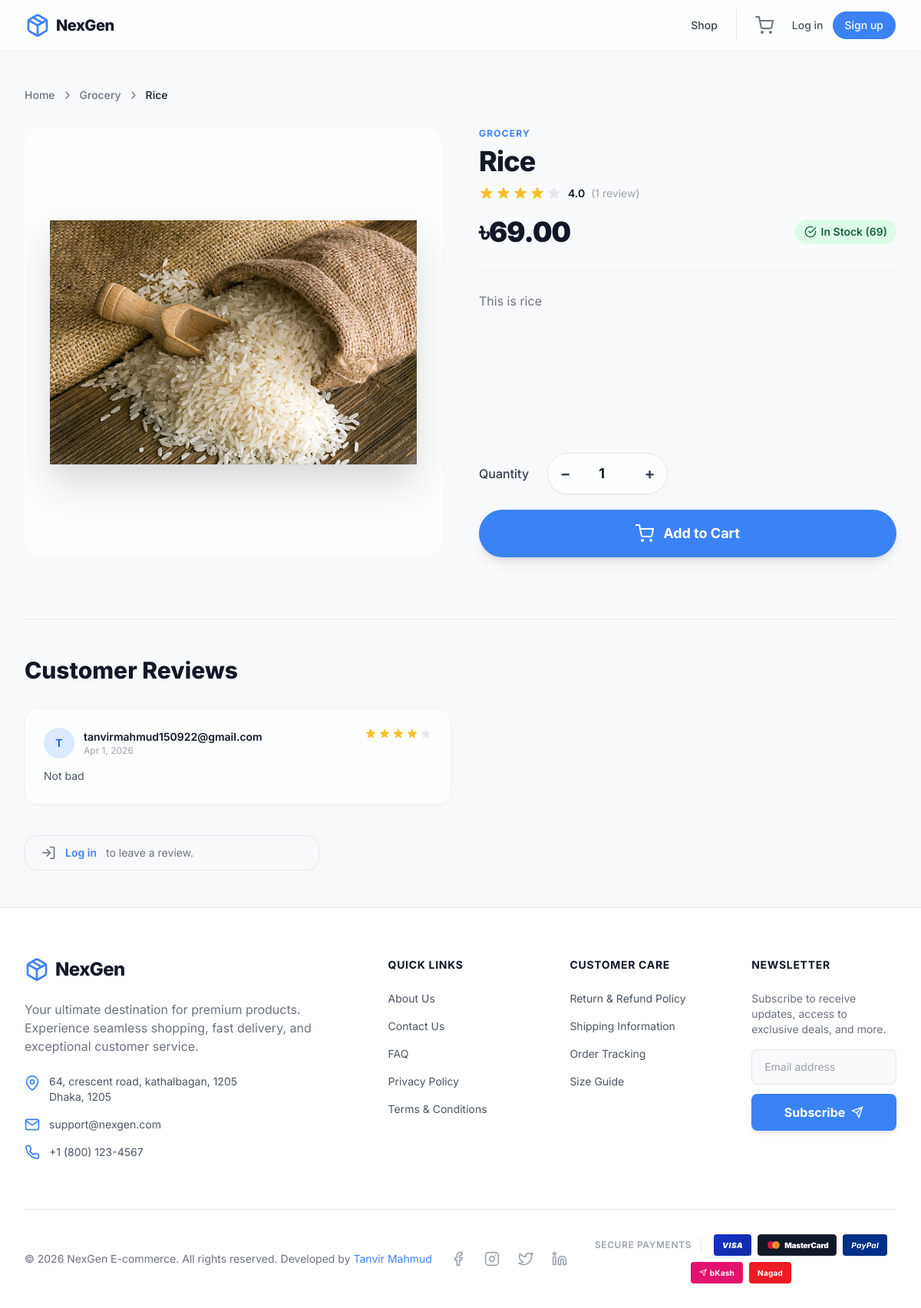
/product/1/, run on the app's committed database.
### nexgen/models.py (models this page shows, shortened)
class Product(models.Model):
    category = models.ForeignKey(Category, related_name='products', on_delete=models.CASCADE)
    title = models.CharField(max_length=255)
    slug = models.SlugField(unique=True)
    description = models.TextField(blank=True)
    price = models.DecimalField(max_digits=10, decimal_places=2)
    sale_price = models.DecimalField(max_digits=10, decimal_places=2, null=True, blank=True)
    is_on_sale = models.BooleanField(default=False)
    stock = models.IntegerField(default=0)
    low_stock_threshold = models.IntegerField(default=5)
    image = models.ImageField(upload_to='products/', blank=True, null=True)
    created_at = models.DateTimeField(auto_now_add=True)
    updated_at = models.DateTimeField(auto_now=True)
    def average_rating(self):
        reviews = self.reviews.all()
        if reviews.exists():
            return round(sum(r.rating for r in reviews) / reviews.count(), 1)
        return None
    def review_count(self):
        return self.reviews.count()

class Category(models.Model):
    name = models.CharField(max_length=200)
    slug = models.SlugField(unique=True)
    description = models.TextField(blank=True)
    image = models.ImageField(upload_to='categories/', blank=True, null=True)
    class Meta:
        verbose_name_plural = 'categories'

class Review(models.Model):
    user = models.ForeignKey(CustomUser, on_delete=models.CASCADE, related_name='reviews')
    product = models.ForeignKey(Product, on_delete=models.CASCADE, related_name='reviews')
    rating = models.PositiveSmallIntegerField(
        validators=[MinValueValidator(1), MaxValueValidator(5)]
    )
    comment = models.TextField(blank=True)
    is_approved = models.BooleanField(default=False)
    created_at = models.DateTimeField(auto_now_add=True)
    class Meta:
        unique_together = ('user', 'product')

class CustomUser(AbstractBaseUser, PermissionsMixin):
    email = models.EmailField(unique=True)
    first_name = models.CharField(max_length=30, blank=True)
    last_name = models.CharField(max_length=30, blank=True)
    phone_number = models.CharField(max_length=20, blank=True)
    profile_picture = models.ImageField(upload_to='profiles/', blank=True, null=True)
    is_active = models.BooleanField(default=True)
    is_staff = models.BooleanField(default=False)
    date_joined = models.DateTimeField(default=timezone.now)
    notify_email = models.BooleanField(default=True)
    notify_sms = models.BooleanField(default=False)
    notify_push = models.BooleanField(default=True)
    objects = CustomUserManager()
    USERNAME_FIELD = 'email'
    REQUIRED_FIELDS = []
    def get_full_name(self):
        name = f"{self.first_name} {self.last_name}".strip()
        return name if name else self.email

### nexgen/views.py (the view, shortened to what this page needs)
# urls.py: path('product/<int:pk>/', views.product_detail, name='product_detail'),
def product_detail(request, pk):
    product = get_object_or_404(Product, pk=pk)
    reviews = product.reviews.filter(is_approved=True).select_related('user').order_by('-created_at')
    already_reviewed = False
    can_review = False
    in_wishlist = product.id in get_wishlist_ids(request)
    context = {
        'product': product,
        'reviews': reviews,
        'can_review': can_review,
        'already_reviewed': already_reviewed,
        'review_form': ReviewForm() if can_review else None,
        'in_wishlist': in_wishlist,
    }
    return render(request, 'nexgen/product_detail.html', context)

### nexgen/templates/nexgen/product_detail.html (shortened to what this page needs)
{% extends 'base.html' %}
{% block content %}
<div class="max-w-7xl mx-auto px-4 sm:px-6 lg:px-8 py-12">
    <nav class="flex mb-8 items-center text-sm font-medium text-gray-500">
        <a href="{% url 'home' %}" class="hover:text-primary-500 transition-colors">Home</a>
        <i data-feather="chevron-right" class="w-4 h-4 mx-2"></i>
        <a href="{% url 'home' %}?category={{ product.category.slug }}" class="hover:text-primary-500 transition-colors">{{ product.category.name }}</a>
        <i data-feather="chevron-right" class="w-4 h-4 mx-2"></i>
        <span class="text-gray-900">{{ product.title }}</span>
    </nav>
    <div class="lg:grid lg:grid-cols-2 lg:gap-x-12 xl:gap-x-16">
        <div class="glass rounded-3xl overflow-hidden flex items-center justify-center p-8 lg:h-[560px] relative">
            {% if product.image %}
                <img src="{{ product.image.url }}" alt="{{ product.title }}" class="w-full h-full object-contain filter drop-shadow-2xl hover:scale-105 transition-transform duration-700">
            {% else %}
                <i data-feather="package" class="w-48 h-48 text-gray-200"></i>
            {% endif %}
        </div>
        <div class="mt-10 px-4 sm:px-0 lg:mt-0 flex flex-col justify-center">
            <h2 class="text-xs font-bold tracking-widest text-primary-500 uppercase mb-2">{{ product.category.name }}</h2>
            <h1 class="text-4xl font-extrabold tracking-tight text-gray-900 mb-3">{{ product.title }}</h1>
            {% with avg=product.average_rating count=product.review_count %}
            <div class="flex items-center gap-2 mb-5">
                {% if avg %}
                <div class="flex items-center gap-0.5">
                    {% for i in "12345" %}
                    <svg class="w-5 h-5 {% if forloop.counter <= avg %}text-amber-400 fill-amber-400{% else %}text-gray-200 fill-gray-200{% endif %}" viewBox="0 0 20 20">
                        <path d="M9.049 2.927c.3-.921 1.603-.921 1.902 0l1.07 3.292a1 1 0 00.95.69h3.462c.969 0 1.371 1.24.588 1.81l-2.8 2.034a1 1 0 00-.364 1.118l1.07 3.292c.3.921-.755 1.688-1.54 1.118l-2.8-2.034a1 1 0 00-1.175 0l-2.8 2.034c-.784.57-1.838-.197-1.539-1.118l1.07-3.292a1 1 0 00-.364-1.118L2.98 8.72c-.783-.57-.38-1.81.588-1.81h3.461a1 1 0 00.951-.69l1.07-3.292z"/>
                    </svg>
                    {% endfor %}
                </div>
                <span class="text-sm font-semibold text-gray-900">{{ avg }}</span>
                <span class="text-sm text-gray-400">({{ count }} review{{ count|pluralize }})</span>
                {% else %}
                <span class="text-sm text-gray-400">No reviews yet</span>
                {% endif %}
            </div>
            {% endwith %}
            <div class="flex items-center justify-between mb-8">
                <div>
                    {% if product.is_on_sale and product.sale_price %}
                        <p class="text-xl text-gray-400 font-bold line-through mb-1">{{ STORE_CURRENCY|default:'$' }}{{ product.price }}</p>
                        <p class="text-4xl tracking-tight text-red-600 font-black">{{ STORE_CURRENCY|default:'$' }}{{ product.sale_price }}</p>
                    {% else %}
                        <p class="text-4xl tracking-tight text-gray-900 font-black">{{ STORE_CURRENCY|default:'$' }}{{ product.price }}</p>
                    {% endif %}
                </div>
                <div class="flex items-center gap-3">
                    <span class="inline-flex items-center gap-1.5 px-3 py-1.5 rounded-full text-sm font-semibold {% if product.stock > 0 %}bg-green-100 text-green-800{% else %}bg-red-100 text-red-800{% endif %}">
                        {% if product.stock > 0 %}
                            <i data-feather="check-circle" class="w-4 h-4"></i> In Stock ({{ product.stock }})
                        {% else %}
                            Out of Stock
                        {% endif %}
                    </span>
                </div>
            </div>
            <div class="prose prose-sm text-gray-500 mb-8 text-base leading-relaxed border-t border-gray-100 pt-6">
                <p>{{ product.description|linebreaksbr }}</p>
            </div>
            {% if product.stock > 0 %}
            <form method="post" action="{% url 'add_to_cart' product.id %}" class="mt-auto">
                <div class="flex items-center gap-6 mb-5">
                    <span class="text-gray-700 font-medium">Quantity</span>
                    <div class="flex items-center glass rounded-full overflow-hidden shadow-sm border border-gray-200">
                        <button type="button" onclick="adjustQty(-1)" class="px-4 py-3 text-xl font-bold text-gray-700 hover:bg-gray-100 transition-colors">−</button>
                        <input type="number" id="qty-input" name="quantity" value="1" min="1" max="{{ product.stock }}" class="w-16 text-center text-lg font-bold bg-transparent border-none focus:ring-0 focus:outline-none">
                        <button type="button" onclick="adjustQty(1)" class="px-4 py-3 text-xl font-bold text-gray-700 hover:bg-gray-100 transition-colors">+</button>
                    </div>
                </div>
                <button type="submit" class="w-full flex items-center justify-center gap-3 rounded-full border border-transparent px-8 py-4 text-lg font-bold text-white shadow-lg bg-primary-500 hover:bg-primary-600 focus:outline-none focus:ring-2 focus:ring-offset-2 focus:ring-primary-500 hover:-translate-y-1 transition-all duration-300">
                    <i data-feather="shopping-cart" class="w-6 h-6"></i> Add to Cart
                </button>
            </form>
            {% else %}
            <button disabled class="w-full flex items-center justify-center gap-3 rounded-full border border-transparent px-8 py-4 text-lg font-bold text-gray-400 bg-gray-200 cursor-not-allowed">
                Out of Stock
            </button>
            {% endif %}
        </div>
    </div>
    <div class="mt-20 border-t border-gray-200 pt-12">
        <h2 class="text-3xl font-extrabold text-gray-900 mb-8">Customer Reviews</h2>
        {% if reviews %}
        <div class="grid gap-6 md:grid-cols-2 mb-10">
            {% for review in reviews %}
            <div class="glass rounded-2xl p-6 shadow-sm border border-gray-100">
                <div class="flex items-start justify-between mb-3">
                    <div class="flex items-center gap-3">
                        <div class="w-10 h-10 rounded-full bg-primary-100 flex items-center justify-center font-bold text-primary-600 text-sm">
                            {{ review.user.first_name|first|default:review.user.email|first|upper }}
                        </div>
                        <div>
                            <p class="font-semibold text-gray-900 text-sm">{{ review.user.get_full_name|default:review.user.email }}</p>
                            <p class="text-xs text-gray-400">{{ review.created_at|date:"M j, Y" }}</p>
                        </div>
                    </div>
                    <div class="flex items-center gap-0.5">
                        {% for i in "12345" %}
                        <svg class="w-4 h-4 {% if forloop.counter <= review.rating %}text-amber-400 fill-amber-400{% else %}text-gray-200 fill-gray-200{% endif %}" viewBox="0 0 20 20">
                            <path d="M9.049 2.927c.3-.921 1.603-.921 1.902 0l1.07 3.292a1 1 0 00.95.69h3.462c.969 0 1.371 1.24.588 1.81l-2.8 2.034a1 1 0 00-.364 1.118l1.07 3.292c.3.921-.755 1.688-1.54 1.118l-2.8-2.034a1 1 0 00-1.175 0l-2.8 2.034c-.784.57-1.838-.197-1.539-1.118l1.07-3.292a1 1 0 00-.364-1.118L2.98 8.72c-.783-.57-.38-1.81.588-1.81h3.461a1 1 0 00.951-.69l1.07-3.292z"/>
                        </svg>
                        {% endfor %}
                    </div>
                </div>
                {% if review.comment %}
                <p class="text-gray-600 text-sm leading-relaxed">{{ review.comment }}</p>
                {% endif %}
            </div>
            {% endfor %}
        </div>
        {% else %}
        <div class="text-center py-12 bg-gray-50 rounded-2xl mb-10">
            <i data-feather="message-square" class="mx-auto w-12 h-12 text-gray-300 mb-3"></i>
            <p class="text-gray-500 font-medium">No reviews yet. Be the first to share your experience!</p>
        </div>
        {% endif %}
        {% if can_review %}
        <div class="glass rounded-3xl p-8 border border-gray-100 shadow-sm max-w-xl">
            <h3 class="text-xl font-bold text-gray-900 mb-6 flex items-center gap-2">
                <i data-feather="edit-3" class="text-primary-500 w-5 h-5"></i> Write a Review
            </h3>
            <form method="post" action="{% url 'submit_review' product.id %}">
                {% csrf_token %}
                <div class="mb-5">
                    <label class="block text-sm font-semibold text-gray-700 mb-3">Your Rating (Click a star to select)</label>
                    <div class="flex gap-2" id="star-picker">
                        {% for val in "12345" %}
                        <label class="cursor-pointer">
                            <input type="radio" name="rating" value="{{ val }}" class="sr-only" {% if forloop.first %}required{% endif %}>
                            <svg class="w-9 h-9 star-icon fill-gray-200 text-gray-200 hover:fill-amber-400 hover:text-amber-400 transition-colors" viewBox="0 0 20 20">
                                <path d="M9.049 2.927c.3-.921 1.603-.921 1.902 0l1.07 3.292a1 1 0 00.95.69h3.462c.969 0 1.371 1.24.588 1.81l-2.8 2.034a1 1 0 00-.364 1.118l1.07 3.292c.3.921-.755 1.688-1.54 1.118l-2.8-2.034a1 1 0 00-1.175 0l-2.8 2.034c-.784.57-1.838-.197-1.539-1.118l1.07-3.292a1 1 0 00-.364-1.118L2.98 8.72c-.783-.57-.38-1.81.588-1.81h3.461a1 1 0 00.951-.69l1.07-3.292z"/>
                            </svg>
                        </label>
                        {% endfor %}
                    </div>
                </div>
                <div class="mb-5">
                    <label class="block text-sm font-semibold text-gray-700 mb-2">Your Review <span class="text-gray-400 font-normal">(optional)</span></label>
                    <textarea name="comment" rows="4" placeholder="Share your experience with this product..." class="block w-full rounded-2xl border border-gray-300 px-4 py-3 text-sm text-gray-900 focus:outline-none focus:ring-2 focus:ring-primary-500 focus:border-transparent bg-white/60 backdrop-blur-sm resize-none"></textarea>
                </div>
                <button type="submit" class="flex items-center gap-2 px-8 py-3 rounded-full bg-primary-500 text-white font-bold hover:bg-primary-600 hover:shadow-lg transition-all hover:-translate-y-0.5">
                    <i data-feather="send" class="w-4 h-4"></i> Submit Review
                </button>
            </form>
        </div>
        {% elif already_reviewed %}
        <div class="flex items-center gap-3 text-green-700 bg-green-50 border border-green-200 rounded-2xl px-5 py-3 text-sm font-medium max-w-sm">
            <i data-feather="check-circle" class="w-5 h-5"></i> You've already reviewed this product. Thanks!
        </div>
        {% elif request.user.is_authenticated %}
        <div class="flex items-center gap-3 text-gray-500 bg-gray-50 border border-gray-200 rounded-2xl px-5 py-3 text-sm max-w-sm">
            <i data-feather="info" class="w-5 h-5"></i> Purchase this product to leave a review.
        </div>
        {% else %}
        <div class="flex items-center gap-3 text-gray-500 bg-gray-50 border border-gray-200 rounded-2xl px-5 py-3 text-sm max-w-sm">
            <i data-feather="log-in" class="w-5 h-5"></i>
            <a href="{% url 'login' %}" class="text-primary-500 font-semibold hover:underline">Log in</a> to leave a review.
        </div>
        {% endif %}
    </div>
</div>
{% endblock %}

### data on the page
Product: category.name "Grocery", title "Rice", image (picture), category.name "GROCERY", price "69.00", stock "69", description "This is rice"
Review: user.first_name|first "T", user.get_full_name "tanvirmahmud150922@gmail.com", created_at "Apr 1, 2026", rating 4 (drawn), comment "Not bad"

### other printed values
{{ avg }} "4.0"
{{ count }} "1"
{{ STORE_CURRENCY|default:'$' }} "৳"
